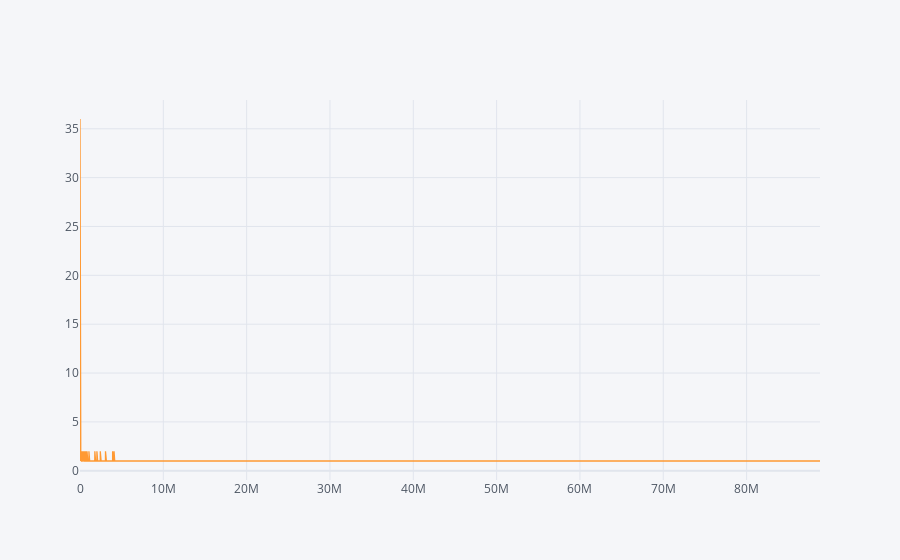

The cell this chart's notebook holds for it:
### Code cell
bata.groupby(['Volume']).count()['Date'].iplot(kind='line')

### Figure 1 — Plotly figure (JSON) as saved in the notebook; plotly's stock layout.template omitted (floating-point values rounded to 4 significant figures; data arrays with more than 128 entries replaced by an {"elided": "..."} marker saying what was removed)
{"data": [{"line": {"color": "rgba(255, 153, 51, 1.0)", "dash": "solid", "shape": "linear", "width": 1.3}, "mode": "lines", "name": "Date", "text": "", "type": "scatter", "x": {"elided": "2740 int values"}, "y": {"elided": "2740 int values"}}], "layout": {"legend": {"bgcolor": "#F5F6F9", "font": {"color": "#4D5663"}}, "paper_bgcolor": "#F5F6F9", "plot_bgcolor": "#F5F6F9", "title": {"font": {"color": "#4D5663"}}, "xaxis": {"gridcolor": "#E1E5ED", "showgrid": true, "tickfont": {"color": "#4D5663"}, "title": {"font": {"color": "#4D5663"}, "text": ""}, "zerolinecolor": "#E1E5ED"}, "yaxis": {"gridcolor": "#E1E5ED", "showgrid": true, "tickfont": {"color": "#4D5663"}, "title": {"font": {"color": "#4D5663"}, "text": ""}, "zerolinecolor": "#E1E5ED"}}}
